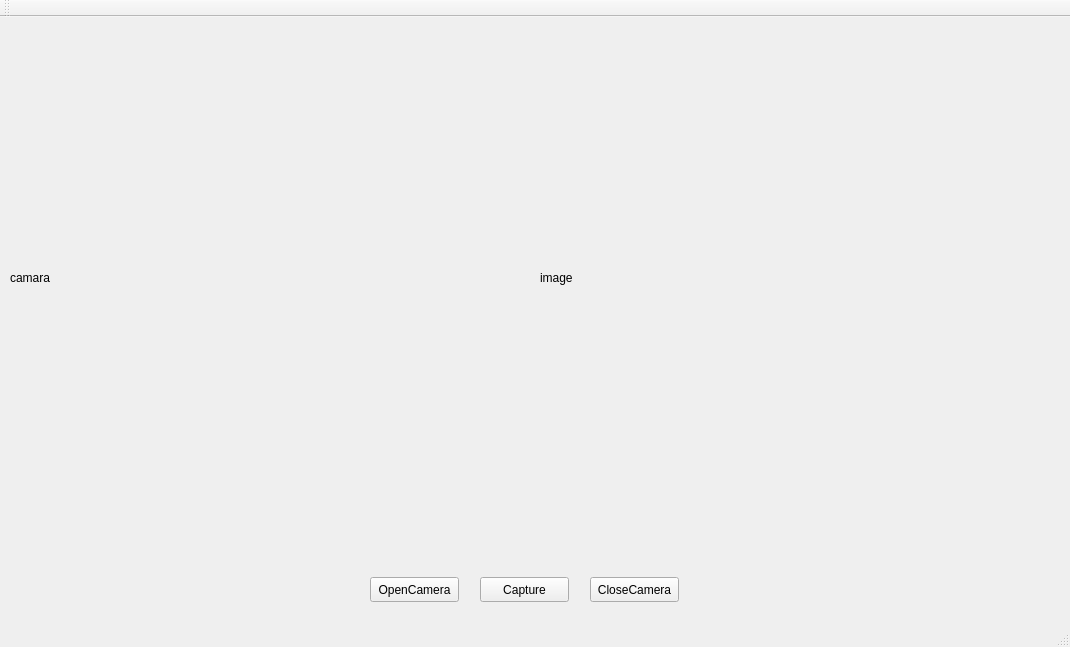
<?xml version="1.0" encoding="UTF-8"?>
<ui version="4.0">
 <class>MainWindow</class>
 <widget class="QMainWindow" name="MainWindow">
  <property name="geometry">
   <rect>
    <x>0</x>
    <y>0</y>
    <width>1070</width>
    <height>647</height>
   </rect>
  </property>
  <property name="windowTitle">
   <string>CameraCapture</string>
  </property>
  <widget class="QWidget" name="centralWidget">
   <widget class="QPushButton" name="opencamara_btn">
    <property name="geometry">
     <rect>
      <x>370</x>
      <y>560</y>
      <width>89</width>
      <height>25</height>
     </rect>
    </property>
    <property name="text">
     <string>OpenCamera</string>
    </property>
   </widget>
   <widget class="QPushButton" name="paizhao_btn">
    <property name="geometry">
     <rect>
      <x>480</x>
      <y>560</y>
      <width>89</width>
      <height>25</height>
     </rect>
    </property>
    <property name="text">
     <string>Capture</string>
    </property>
   </widget>
   <widget class="QPushButton" name="closecamara_btn">
    <property name="geometry">
     <rect>
      <x>590</x>
      <y>560</y>
      <width>89</width>
      <height>25</height>
     </rect>
    </property>
    <property name="text">
     <string>CloseCamera</string>
    </property>
   </widget>
   <widget class="QLabel" name="camara_label">
    <property name="geometry">
     <rect>
      <x>10</x>
      <y>20</y>
      <width>501</width>
      <height>481</height>
     </rect>
    </property>
    <property name="cursor">
     <cursorShape>ArrowCursor</cursorShape>
    </property>
    <property name="mouseTracking">
     <bool>true</bool>
    </property>
    <property name="text">
     <string>camara</string>
    </property>
   </widget>
   <widget class="MyLabel" name="image_label">
    <property name="geometry">
     <rect>
      <x>540</x>
      <y>20</y>
      <width>481</width>
      <height>481</height>
     </rect>
    </property>
    <property name="cursor">
     <cursorShape>CrossCursor</cursorShape>
    </property>
    <property name="text">
     <string>image</string>
    </property>
   </widget>
  </widget>
  <widget class="QMenuBar" name="menuBar">
   <property name="geometry">
    <rect>
     <x>0</x>
     <y>0</y>
     <width>1070</width>
     <height>22</height>
    </rect>
   </property>
  </widget>
  <widget class="QToolBar" name="mainToolBar">
   <attribute name="toolBarArea">
    <enum>TopToolBarArea</enum>
   </attribute>
   <attribute name="toolBarBreak">
    <bool>false</bool>
   </attribute>
  </widget>
  <widget class="QStatusBar" name="statusBar"/>
 </widget>
 <layoutdefault spacing="6" margin="11"/>
 <customwidgets>
  <customwidget>
   <class>MyLabel</class>
   <extends>QLabel</extends>
   <header>mylabel.h</header>
  </customwidget>
 </customwidgets>
 <resources/>
 <connections/>
</ui>
